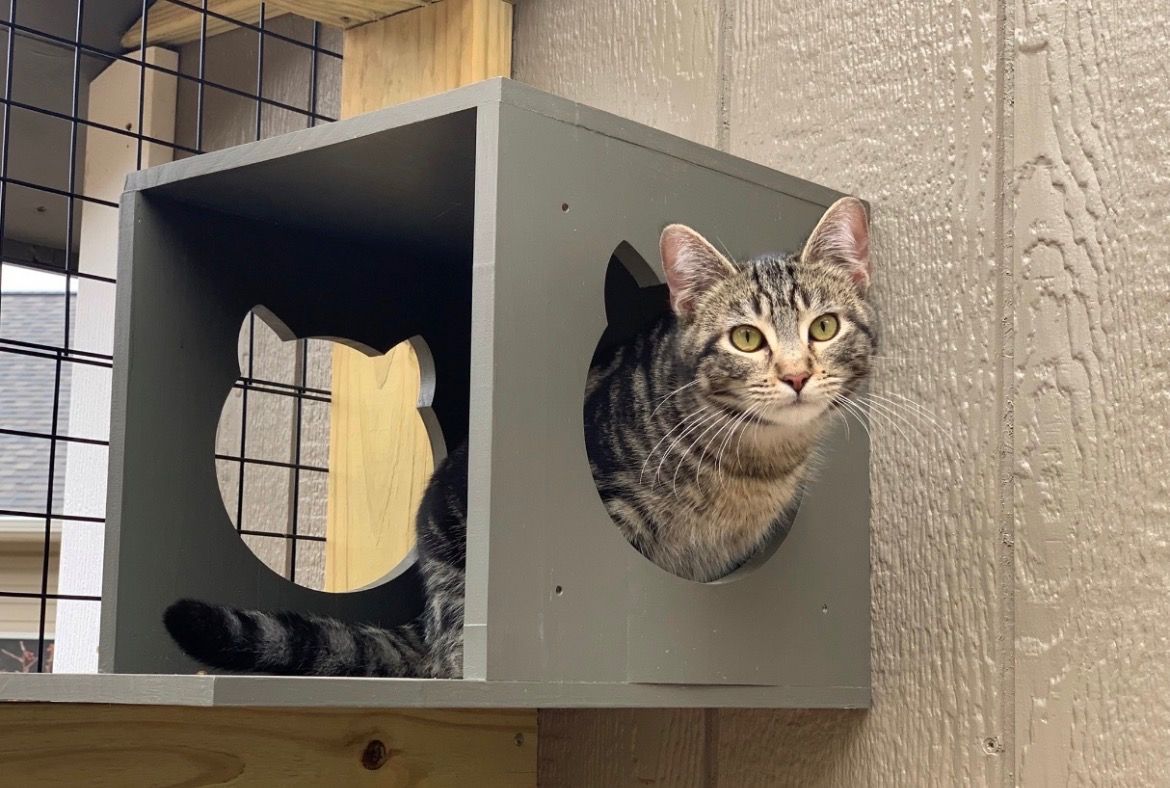
#> input picture images/photos/IMG_1595.JPEG, 1170 x 788 px
$ python make-og-images.py
#> lines starting #> are read from the running program, lines starting #| are printed output that depends on the picture
#!/usr/bin/env python3
"""Build Open Graph preview cards (1200x630) for wcahs.org.

Every page used to point og:image at images/logo.png — 250x90, well under
Facebook's 200x200 floor — so the scraper upscaled and cropped it into an
unreadable smear. These are purpose-built at the size social platforms
actually want, using the site's own fonts and palette.

Fonts are fetched from Google Fonts into tools/fonts/ (gitignored); run
tools/fetch-og-fonts.sh first if they're missing.

    python3 tools/make-og-images.py
"""

import os
import sys
from PIL import Image, ImageDraw, ImageFont, ImageFilter

ROOT = os.path.dirname(os.path.dirname(os.path.abspath(__file__)))
FONTS = os.path.join(ROOT, 'tools', 'fonts')
OUT = os.path.join(ROOT, 'images', 'og')

W, H = 1200, 630
SAGE_DARK = (59, 68, 52)
SAGE_MID = (92, 107, 78)
SAGE_LIGHT = (210, 216, 200)
AMBER = (245, 158, 11)
CREAM = (253, 248, 243)


# [5 lines left out: function font, not called in this run]


def gradient(w, h, top, bottom):
    """Vertical-ish diagonal wash, so the card isn't a flat block of colour."""
#> called with w = 1200, h = 630, top = (59, 68, 52), bottom = (92, 107, 78)
    base = Image.new('RGB', (w, h), top)
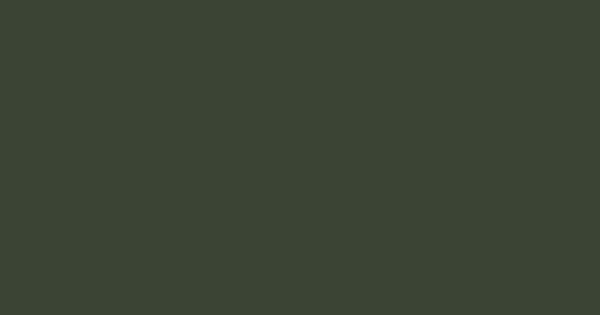
#> base: PIL image 1200x630 RGB (shown at 1/2 size); mean R, G, B 59, 68, 52
    grad = Image.new('L', (w, h))
#> grad: PIL image 1200x630 L; every value is 0
    px = grad.load()
    for y in range(h):
        for x in range(0, w, 4):
            v = int(255 * ((x / w) * 0.35 + (y / h) * 0.65))
            for dx in range(4):
                if x + dx < w:
                    px[x + dx, y] = v
    return Image.composite(Image.new('RGB', (w, h), bottom), base, grad)
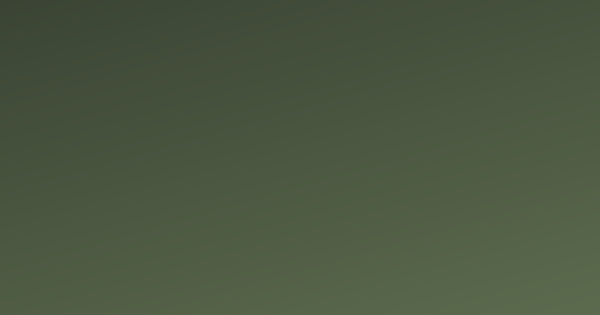
#> returned value: PIL image 1200x630 RGB (shown at 1/2 size); mean R, G, B 75.4, 87.4, 64.9


def tint(path, colour, height):
    """Recolour the black logo artwork to a flat colour, keeping its alpha."""
    art = Image.open(path).convert('RGBA')
    ratio = height / art.height
    art = art.resize((int(art.width * ratio), height), Image.LANCZOS)
    solid = Image.new('RGBA', art.size, colour + (255,))
    solid.putalpha(art.getchannel('A'))
    return solid


def photo_panel(path, w, h):
    """Cover-crop a photo to fill a panel."""
#> called with path = 'images/photos/IMG_1595.JPEG', w = 470, h = 630
    im = Image.open(path).convert('RGB')
#> im is the input picture: PIL image 1170x788 RGB; mean R, G, B 133.9, 122.2, 107.2
    scale = max(w / im.width, h / im.height)
    im = im.resize((int(im.width * scale) + 1, int(im.height * scale) + 1), Image.LANCZOS)
#> im: PIL image 936x631 RGB
    left = (im.width - w) // 2
    top = int((im.height - h) * 0.35)   # bias upward — faces sit high in these
    return im.crop((left, top, left + w, top + h))
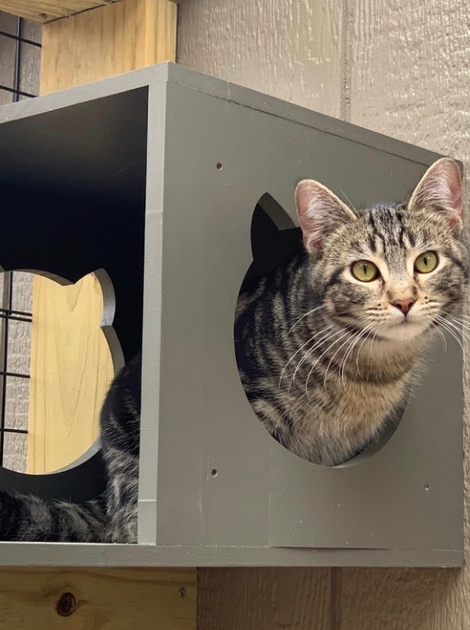
#> returned value: PIL image 470x630 RGB; mean R, G, B 122.2, 110.8, 94.8


def fade_left(panel, width):
    """Feather a panel's left edge so it melts into the background."""
#> called with width = 240
    mask = Image.new('L', panel.size, 255)
#> mask: PIL image 470x630 L; every value is 255
    px = mask.load()
    for x in range(width):
        v = int(255 * (x / width) ** 1.4)
        for y in range(panel.height):
            px[x, y] = v
    return mask


# [13 lines left out: function wrap, not called in this run]


def card(headline, lines, url, photo, out_name, headline_size=76):
    img = gradient(W, H, SAGE_DARK, SAGE_MID)

    # Photo occupies the right third, faded into the background.
    pw = 470
    panel = photo_panel(photo, pw, H)
    img.paste(panel, (W - pw, 0), fade_left(panel, 240))
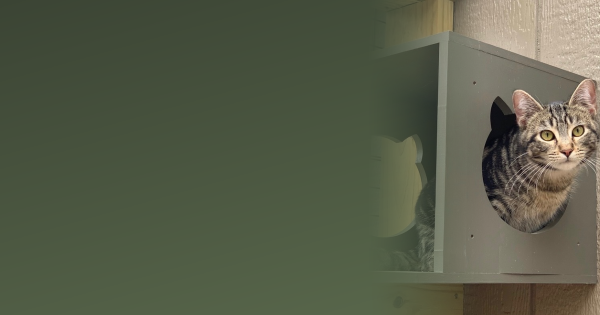
#> img: PIL image 1200x630 RGB (shown at 1/2 size); mean R, G, B 88.3, 93.6, 73.5

    # Darken behind the text so it stays readable whatever the photo does.
    veil = Image.new('RGBA', (W, H), (0, 0, 0, 0))
#> veil: PIL image 1200x630 RGBA; every value is 0
    ImageDraw.Draw(veil).rectangle([0, 0, 780, H], fill=(35, 42, 31, 120))
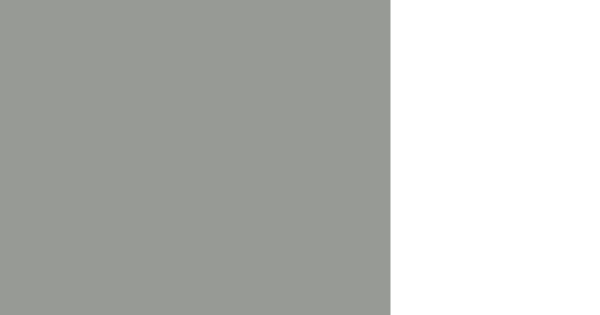
#> veil: PIL image 1200x630 RGBA (shown at 1/2 size); mean R, G, B, A 22.8, 27.3, 20.2, 78.1; transparent parts drawn white
    img = Image.alpha_composite(img.convert('RGBA'), veil.filter(ImageFilter.GaussianBlur(60))).convert('RGB')
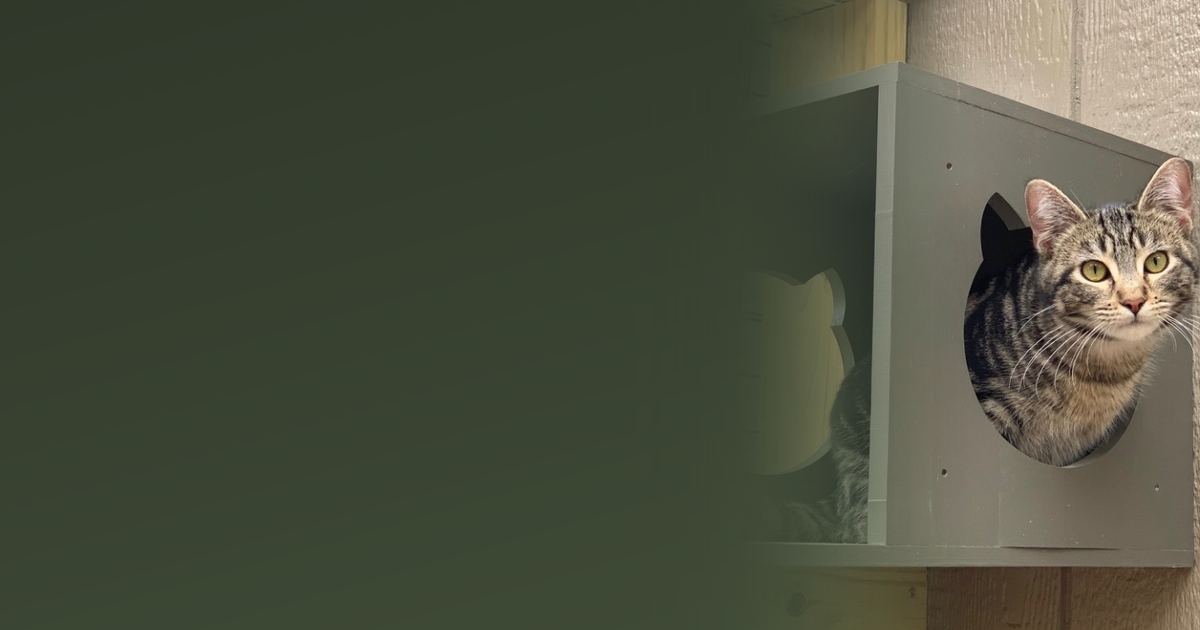
#> img: PIL image 1200x630 RGB; mean R, G, B 76, 79.9, 63.2

    d = ImageDraw.Draw(img)
    logo = tint(os.path.join(ROOT, 'images', 'logo.png'), (255, 255, 255), 58)
    img.paste(logo, (64, 56), logo)

    y = 168
    for line in wrap(d, headline, font('Playfair-Bold.ttf', headline_size), 660):
        d.text((64, y), line, font=font('Playfair-Bold.ttf', headline_size), fill=(255, 255, 255))
        y += int(headline_size * 1.12)

    y += 14
    for text, size, colour in lines:
        for line in wrap(d, text, font('Nunito-Bold.ttf', size), 660):
            d.text((64, y), line, font=font('Nunito-Bold.ttf', size), fill=colour)
            y += int(size * 1.38)
        y += 8

    if url:
        f = font('Nunito-XBold.ttf', 30)
        tw = d.textlength(url, font=f)
        d.rounded_rectangle([64, H - 108, 64 + tw + 56, H - 44], radius=32, fill=AMBER)
        d.text((92, H - 95), url, font=f, fill=(61, 43, 6))

    os.makedirs(OUT, exist_ok=True)
    path = os.path.join(OUT, out_name)
    img.save(path, 'PNG', optimize=True)
    print(f'  {out_name}  {img.size[0]}x{img.size[1]}  {os.path.getsize(path)//1024}KB')


if __name__ == '__main__':
    print('Building Open Graph cards:')

#> (the run stopped early here; a loop or call above may not have finished)

$ run again, with images/photos/IMG_1589.JPEG copied over images/photos/IMG_1595.JPEG
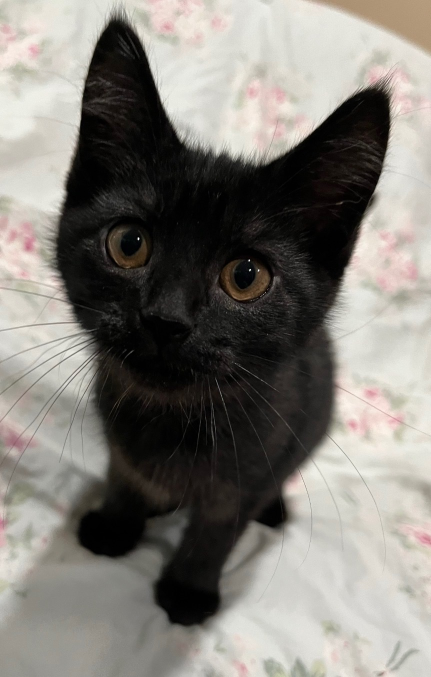
#> input picture images/photos/IMG_1589.JPEG, 862 x 1354 px (shown at 1/2 size)
#> grad: PIL image 1200x630 L; every value is 0
#> in photo_panel, im is the input picture: PIL image 862x1354 RGB; mean R, G, B 127.7, 124.3, 118.3
#> im: PIL image 470x739 RGB
#> in photo_panel, `return im.crop((left, top, left + w, top + h))`:
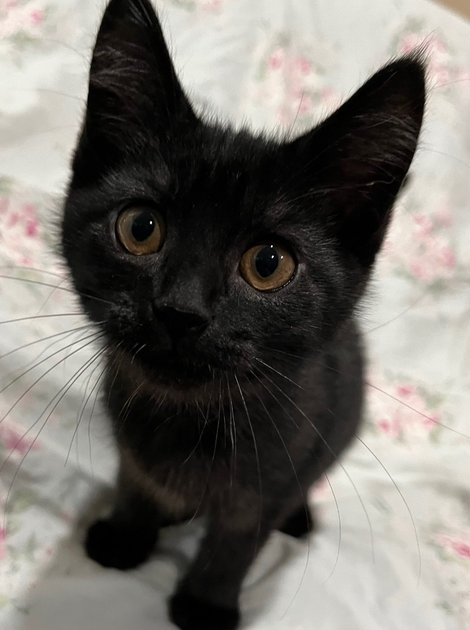
#> returned value: PIL image 470x630 RGB; mean R, G, B 117.2, 114, 108.5
#> mask: PIL image 470x630 L; every value is 255
#> in card, `img = Image.alpha_composite(img.convert('RGBA'), veil.filter(ImageFilt..`:
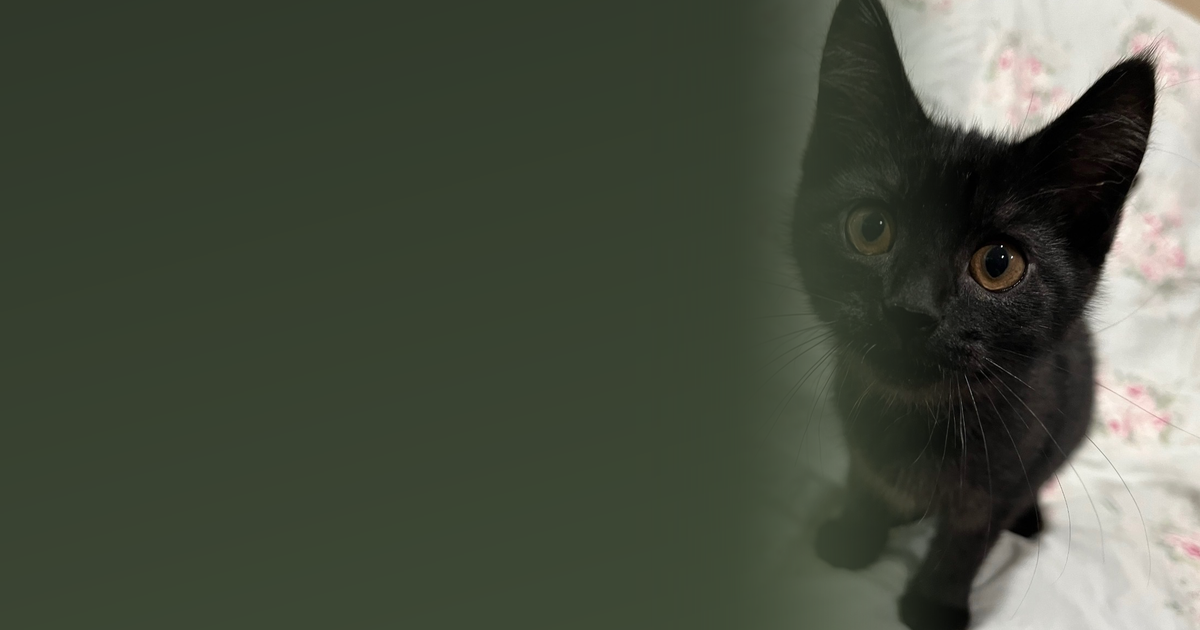
#> img: PIL image 1200x630 RGB; mean R, G, B 72.9, 79, 65.1

$ run again, with images/photos/IMG_1590.JPEG copied over images/photos/IMG_1595.JPEG
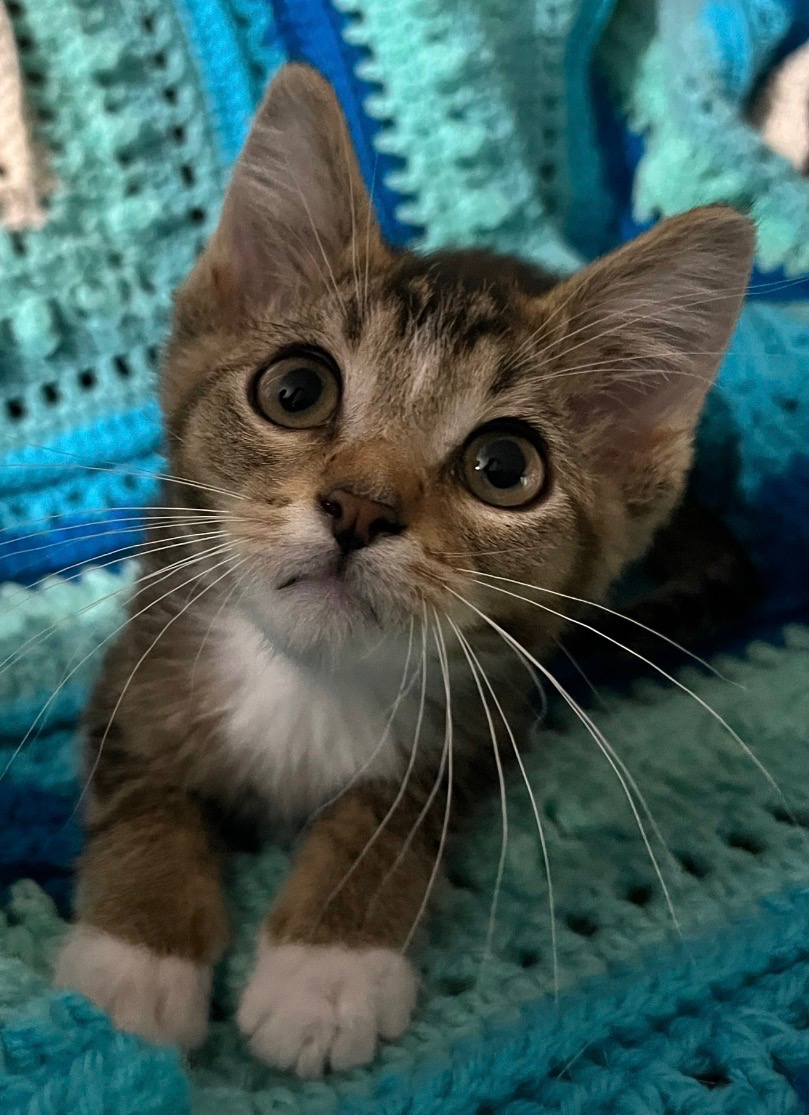
#> input picture images/photos/IMG_1590.JPEG, 809 x 1115 px
#> grad: PIL image 1200x630 L; every value is 0
#> in photo_panel, im is the input picture: PIL image 809x1115 RGB; mean R, G, B 65.9, 92, 88.5
#> im: PIL image 471x648 RGB
#> in photo_panel, `return im.crop((left, top, left + w, top + h))`:
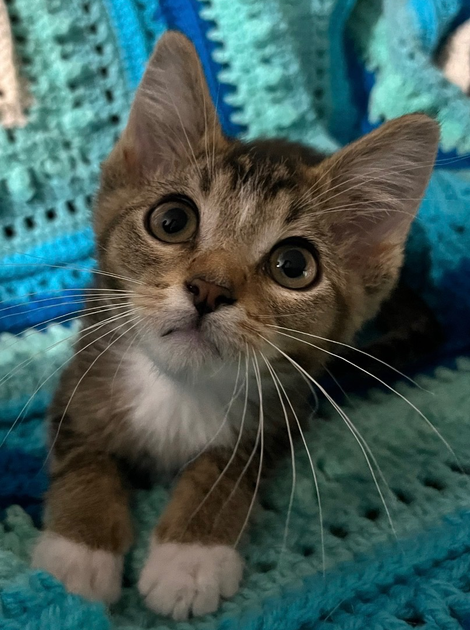
#> returned value: PIL image 470x630 RGB; mean R, G, B 66.9, 91.6, 87.7
#> mask: PIL image 470x630 L; every value is 255
#> in card, `img = Image.alpha_composite(img.convert('RGBA'), veil.filter(ImageFilt..`:
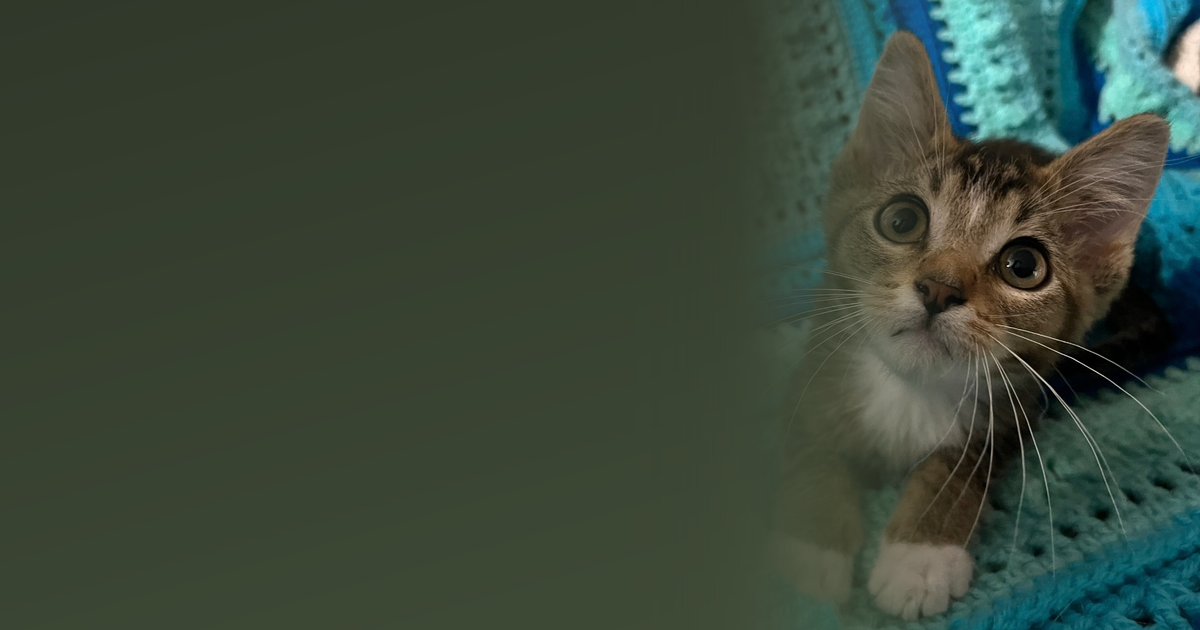
#> img: PIL image 1200x630 RGB; mean R, G, B 58.6, 71.6, 57.7
